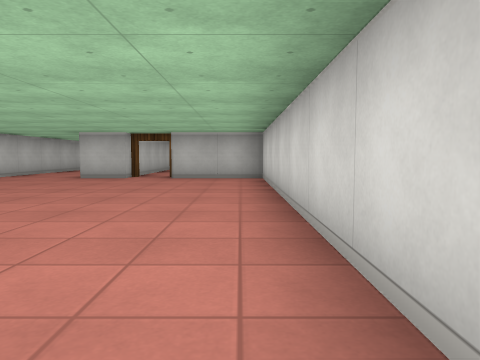
view 1 (above)

24 first-person views from a walk through a cub3D level. The camera is about half as high as the walls, tilts 4° down and sees 70° across. The floor is counted in squares. Each view is taken from the middle of a square. On the plan, view 1 faces up. The plan holds only what a view shows up to about 9 squares ahead; the rest is blank.

view 2
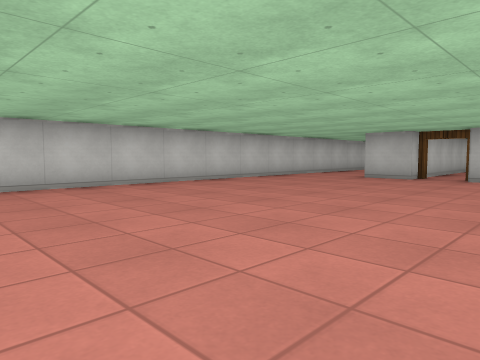

view 3
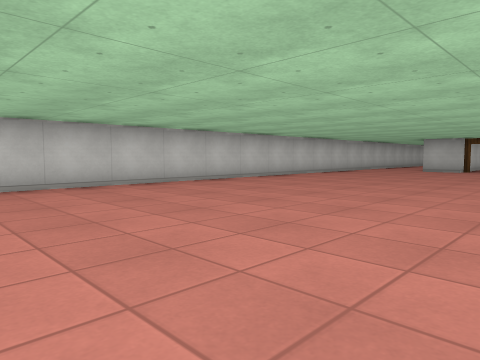

view 4
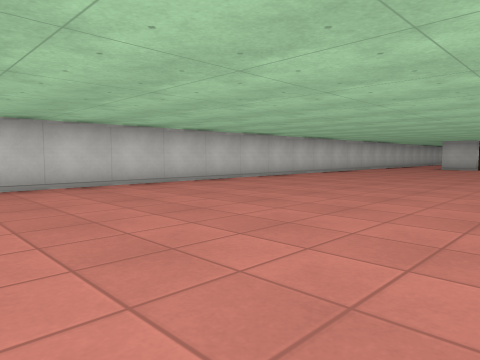

view 5
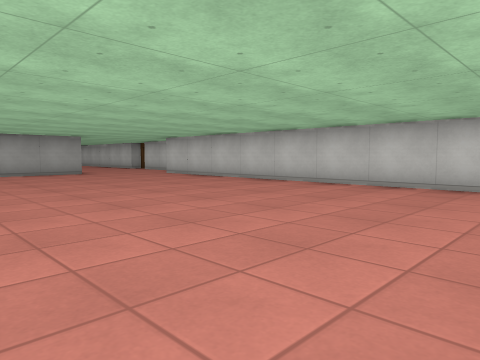

view 6
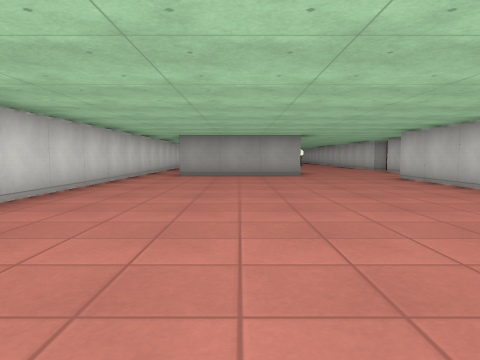

view 7
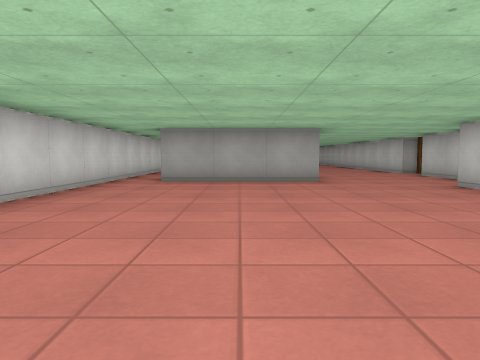

view 8
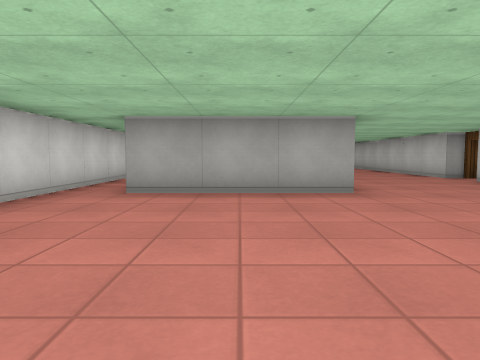

view 9
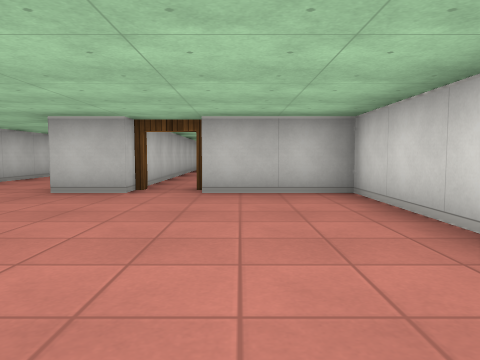

view 10
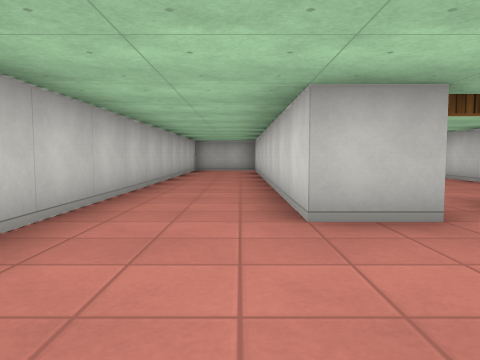

view 11
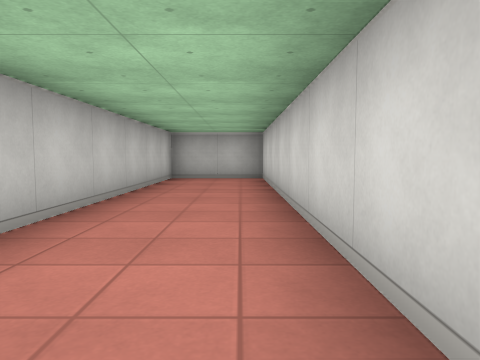

view 12
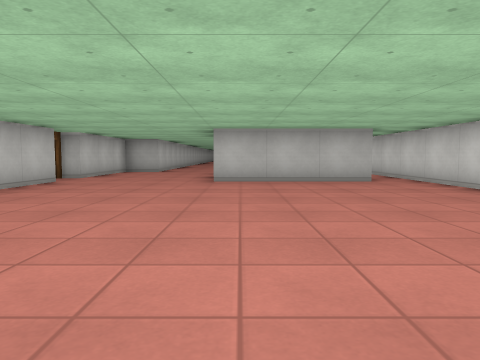

view 13
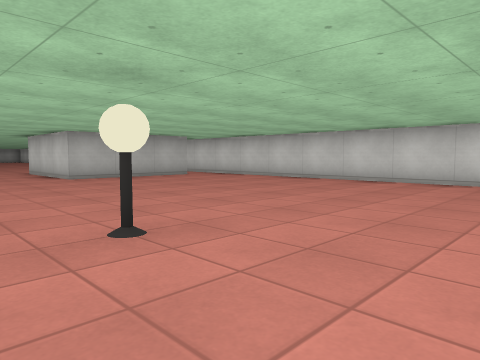

view 14
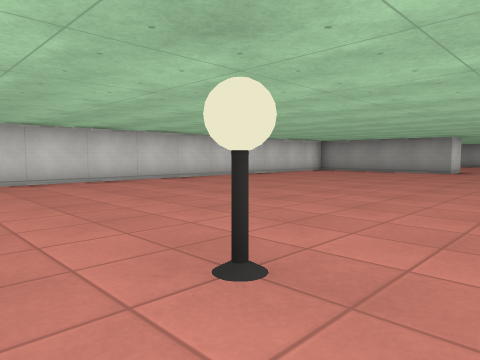

view 15
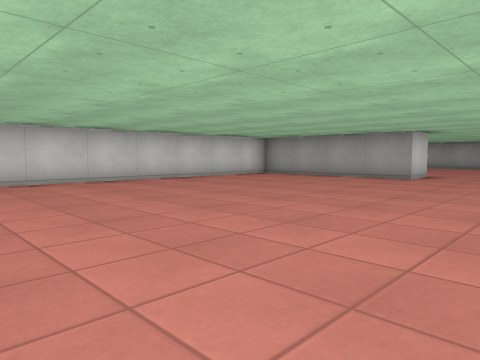

view 16
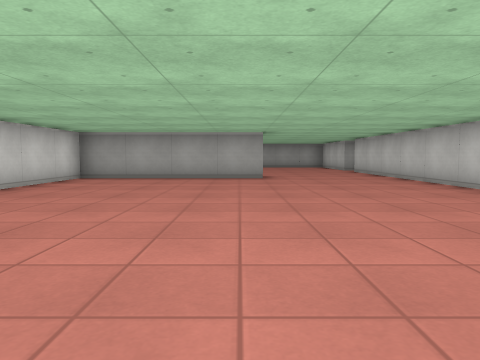

view 17
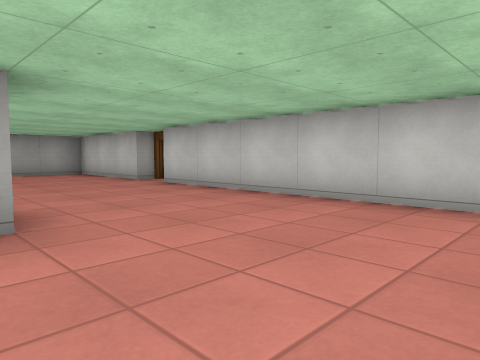

view 18
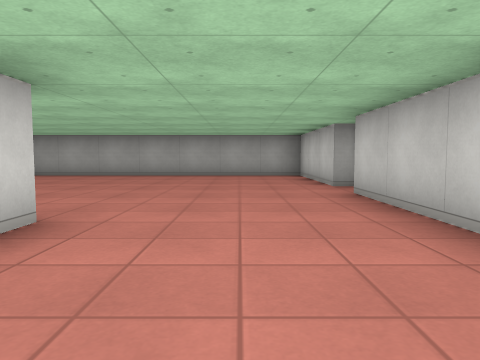

view 19
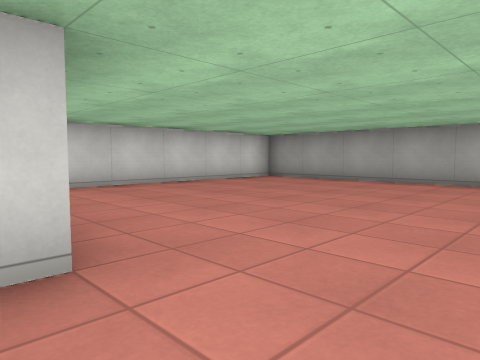

view 20
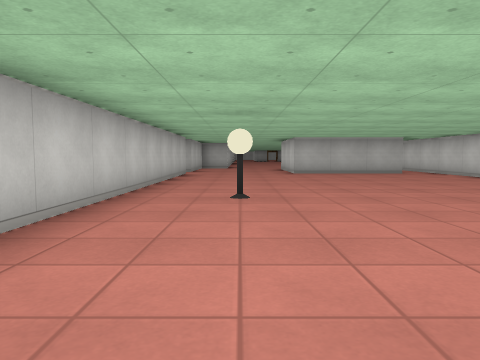

view 21
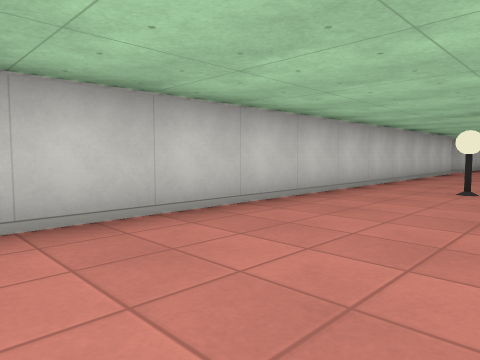

view 22
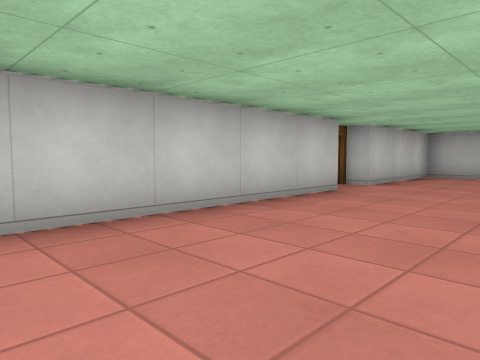

view 23
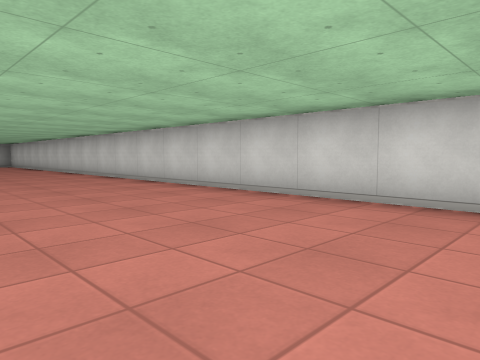

view 24
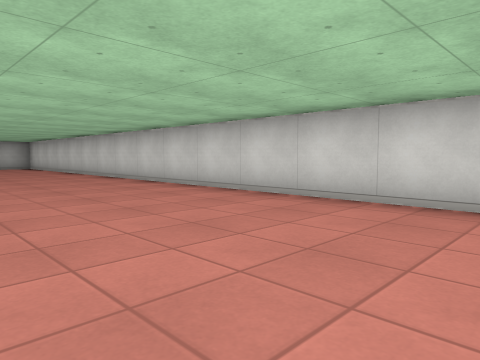

### Floor plan
Ten units are one square. View 1 is at (0, 0); x grows to the right and y downward. Boxes are objects, and circles mark ways between rooms. Rooms are numbered by the first view taken in them; rooms with no view inside come last. Other rooms are left out.
<svg viewBox="-75 -170 85 540">
<path fill="none" stroke="#000" d="M-25 -75 -35 -75 -35 -165 -55 -165 -55 105 -65 105 -65 115M-36 115 -5 115M5 145 5 -75 -15 -75M-65 269 -65 325M-35 306 -35 295 5 295 5 145M-65 335 -65 365 5 365 5 318M-4 145 -35 145 -35 118M-65 145 -65 246M-65 115 -65 135"/>
<rect x="-55" y="195" width="10" height="10" fill="#bbb"><title>lamp</title></rect>
<circle cx="-50" cy="110" r="3" fill="#2a7"/>
<circle cx="0" cy="140" r="3" fill="#2a7"/>
<text x="-30" y="0">1</text>
<text x="-30" y="250">2</text>
</svg>
Room 1 opens to room 2.

Where each view was taken, in squares from view 1:
view 1: 0 up, 0 right, facing up
view 2: 0 up, 0 right, facing up-left
view 3: 4 down, 0 right, facing up-left
view 4: 6 down, 0 right, facing up-left
view 5: 2 down, 0 right, facing down-left
view 6: 3 down, 2 left, facing down
view 7: 5 down, 2 left, facing down
view 8: 7 down, 2 left, facing down
view 9: 3 up, 1 left, facing up
view 10: 5 up, 4 left, facing up
view 11: 9 up, 4 left, facing up
view 12: 21 down, 3 left, facing up
view 13: 22 down, 6 left, facing up-right
view 14: 19 down, 6 left, facing down-right
view 15: 22 down, 6 left, facing down-right
view 16: 22 down, 3 left, facing down
view 17: 27 down, 3 left, facing down-left
view 18: 28 down, 5 left, facing down
view 19: 30 down, 5 left, facing down-right
view 20: 24 down, 5 left, facing up
view 21: 25 down, 4 left, facing up-left
view 22: 19 down, 4 left, facing up-left
view 23: 10 down, 3 left, facing up-right
view 24: 7 down, 3 left, facing up-right
